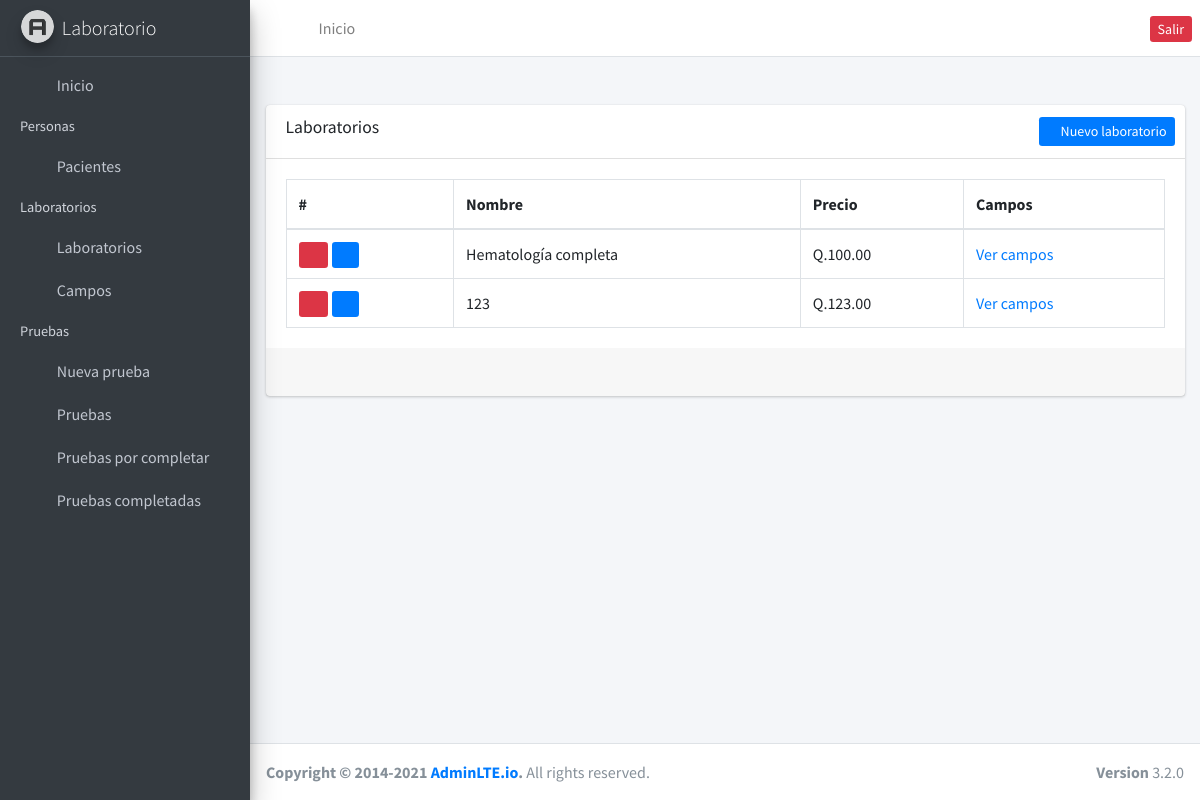
Screenshot of /laboratories/ (signed in) with the database file from the repository.
### laboratories/models.py (models this page shows, shortened)
class Laboratory(models.Model):
    name = models.CharField(max_length=255, null=False)
    price = models.FloatField(default=0.00, null=False)

### laboratories/views.py (the view)
# urls.py: path('', home, name='laboratories'),
@login_required
def home(request):
    laboratories = Laboratory.objects.all()
    page = request.GET.get('page', 1)
    try:
        paginator = Paginator(laboratories, 10)
        laboratories = paginator.page(page)
    except:
        return redirect('/laboratories')
    context = {'entity': laboratories, 'paginator': paginator}
    return render(request, 'laboratories.html', context)

### laboratories/templates/laboratories.html
{% extends "base.html" %} {% block content %}
<div class="card mt-4">
  <div class="card-header">
    <h3 class="card-title">Laboratorios</h3>
    <div class="card-tools">
      <a href="{% url 'new_lab' %}" class="btn-sm btn-block btn-primary">
        <i class="fas fa-plus"></i>
        Nuevo laboratorio
      </a>
    </div>
  </div>
  <div class="card-body">
    <table class="table table-bordered">
      <thead>
        <tr>
          <th>#</th>
          <th>Nombre</th>
          <th>Precio</th>
          <th>Campos</th>
        </tr>
      </thead>
      <tbody>
        {% for laboratory in entity %}
        <tr>
          <td>
            <a href="{% url 'delete_lab' id=laboratory.id %}" class="btn-sm btn-danger mr-1">
              <i class="fa fa-trash"></i>
            </a>
            <a href="{% url 'edit_lab' id=laboratory.id %}" class="btn-sm btn-primary">
              <i class="fa fa-edit"></i>
            </a>
          </td>
          <td>{{ laboratory.name }}</td>
          <td>Q.{{ laboratory.price|stringformat:'.2f' }}</td>
          <td><a href="{% url 'fields_by_lab' laboratory.id %}">Ver campos</a></td>
        </tr>
        {% endfor %}
      </tbody>
    </table>
  </div>
  <div class="card-footer clearfix">{% include 'paginator.html' %}</div>
  <div class="card-footer clearfix"></div>
</div>
{% endblock %}

### rows the page displays
Laboratory: name "Hematología completa", price "100.00"
Laboratory: name "123", price "123.00"
